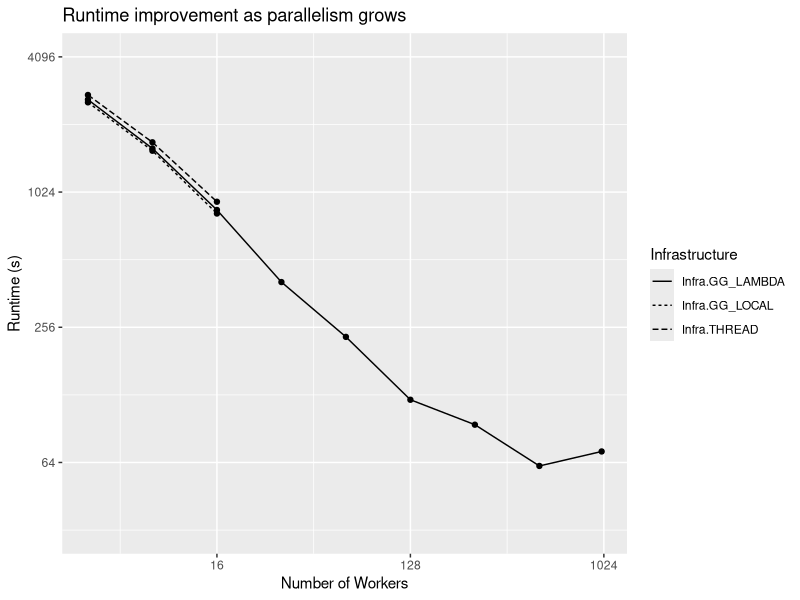
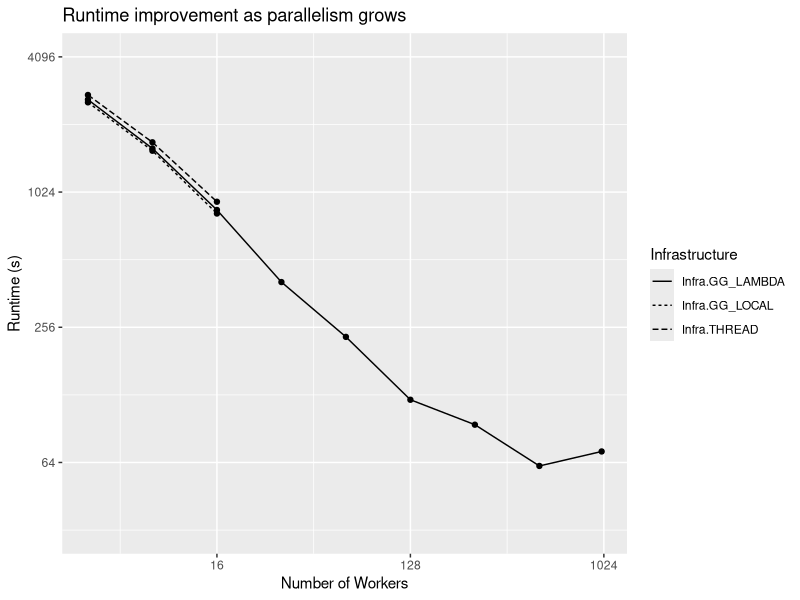

Write the R code that produced these figures, in order.
library(tidyverse)

data <- read_csv("./data.csv")
benches <- c("2_6","4_2","3_5","4_5","5_5")
regex <- str_c(benches, collapse="|")
right_benches <- data %>% filter(grepl(regex, net))
no_outliers <- right_benches %>%
  filter(jobs < 32 | grepl("LAM", infra)) %>%
  # Outliers
  filter(trial != 0 | !grepl("2_6", net) | jobs !=512) %>%
  filter(trial != 0 | !grepl("3_5", net) | jobs !=1000) %>%
  filter(trial != 2 | !grepl("3_5", net) | jobs !=256) %>%
  filter(trial != 1 | !grepl("4_2", net) | jobs !=128) %>%
  filter(trial != 2 | !grepl("4_5", net) | jobs !=16) %>%
  filter(trial != 1 | !grepl("5_5", net) | jobs !=1000) %>%
  filter(trial != 1 | !grepl("5_5", net) | jobs !=512) %>%
  filter(hash != "76fe1c29" | !grepl("4_5", net) | jobs !=512)
no_outliers[no_outliers == 1024] <- 1000
series <- no_outliers %>%
  group_by(jobs,infra,divide_strategy,net) %>%
  summarise(rt_mean_trial = mean(runtime), rt_sd_trial = sd(runtime)) %>%
  group_by(jobs,infra,divide_strategy) %>%
  summarise(rt_mean_net = mean(rt_mean_trial))

#series[is.na(series)] <- 0
ggplot(series, aes(x = jobs, y = rt_mean_net, linetype = infra)) +
  geom_line() +
  geom_point() +
  scale_x_continuous(trans='log2') +
  scale_y_continuous(trans='log2', limits =c(32, 4096)) +
  labs(
    title = "Runtime improvement as parallelism grows",
    y = "Runtime (s)",
    x = "Number of Workers",
    linetype = "Infrastructure",
    color = "Split Strategy"
  )
ggsave("interval-split-scaling.pdf", width = 5, height = 4, units="in")
write_csv(series, "./interval-split-scaling.csv")
